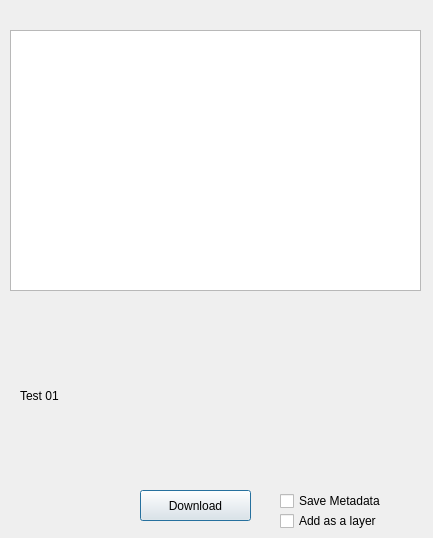
<?xml version="1.0" encoding="UTF-8"?>
<ui version="4.0">
 <class>Dialog</class>
 <widget class="QDialog" name="Dialog">
  <property name="geometry">
   <rect>
    <x>0</x>
    <y>0</y>
    <width>433</width>
    <height>538</height>
   </rect>
  </property>
  <property name="windowTitle">
   <string>Image Browser</string>
  </property>
  <widget class="QGraphicsView" name="graphicsView">
   <property name="geometry">
    <rect>
     <x>10</x>
     <y>30</y>
     <width>411</width>
     <height>261</height>
    </rect>
   </property>
  </widget>
  <widget class="QPushButton" name="pushButtonDownload">
   <property name="geometry">
    <rect>
     <x>140</x>
     <y>490</y>
     <width>111</width>
     <height>31</height>
    </rect>
   </property>
   <property name="text">
    <string>Download</string>
   </property>
  </widget>
  <widget class="QLabel" name="lbTest01">
   <property name="geometry">
    <rect>
     <x>20</x>
     <y>320</y>
     <width>381</width>
     <height>151</height>
    </rect>
   </property>
   <property name="text">
    <string>Test 01</string>
   </property>
  </widget>
  <widget class="QCheckBox" name="checkBoxSaveMeta">
   <property name="geometry">
    <rect>
     <x>280</x>
     <y>490</y>
     <width>111</width>
     <height>22</height>
    </rect>
   </property>
   <property name="text">
    <string>Save Metadata</string>
   </property>
  </widget>
  <widget class="QCheckBox" name="checkBoxAddLayer">
   <property name="geometry">
    <rect>
     <x>280</x>
     <y>510</y>
     <width>121</width>
     <height>22</height>
    </rect>
   </property>
   <property name="text">
    <string>Add as a layer</string>
   </property>
  </widget>
 </widget>
 <resources/>
 <connections/>
</ui>
